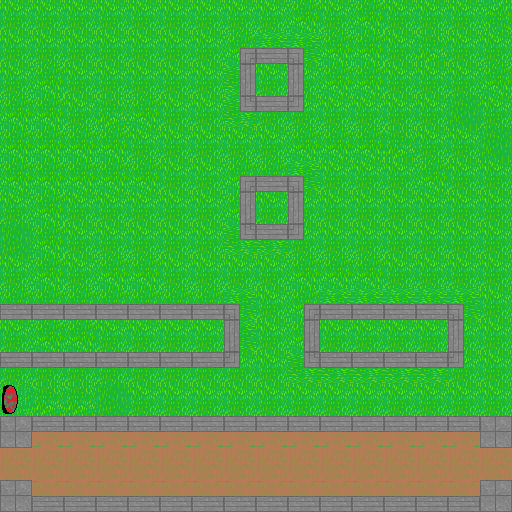

This is a level from a 2D game, rendered from its Tiled map with the project's own tilesets. A one-line summary and the map file follow, with tile-layer data summarised:
An orthogonal 16x16 tile map with 32x32 px tiles, 1 tile layer (Tile Layer 1), 3 tilesets.

<map version="1.0" orientation="orthogonal" width="16" height="16" tilewidth="32" tileheight="32">
 <tileset firstgid="1" name="TileSet1" tilewidth="32" tileheight="32">
  <image source="TileSet1.png" width="160" height="160" />
  <tile id="3">
   <properties>
    <property name="blocked" value="blocked" />
   </properties>
  </tile>
  <tile id="4">
   <properties>
    <property name="blocked" value="" />
   </properties>
  </tile>
  <tile id="9">
   <properties>
    <property name="blocked" value="" />
   </properties>
  </tile>
  <tile id="10">
   <properties>
    <property name="blocked" value="blocked" />
   </properties>
  </tile>
  <tile id="11">
   <properties>
    <property name="blocked" value="blocked" />
   </properties>
  </tile>
  <tile id="12">
   <properties>
    <property name="solid" value="" />
   </properties>
  </tile>
  <tile id="14">
   <properties>
    <property name="blocked" value="" />
   </properties>
  </tile>
  <tile id="15">
   <properties>
    <property name="blocked" value="" />
   </properties>
  </tile>
  <tile id="16">
   <properties>
    <property name="blocked" value="" />
   </properties>
  </tile>
  <tile id="17">
   <properties>
    <property name="blocked" value="" />
   </properties>
  </tile>
  <tile id="18">
   <properties>
    <property name="blocked" value="" />
   </properties>
  </tile>
 </tileset>
 <tileset firstgid="26" name="spawnPoint" tilewidth="32" tileheight="32">
  <image source="../img/spawnPoint.png" width="32" height="32" />
  <tile id="0">
   <properties>
    <property name="spawn" value="" />
   </properties>
  </tile>
 </tileset>
 <tileset firstgid="27" name="testui" tilewidth="32" tileheight="32">
  <image source="temp.png" width="160" height="160" />
  <tile id="0">
   <properties>
    <property name="blocked" value="" />
   </properties>
  </tile>
  <tile id="3">
   <properties>
    <property name="blocked" value="" />
   </properties>
  </tile>
  <tile id="10">
   <properties>
    <property name="blocked" value="" />
   </properties>
  </tile>
  <tile id="12">
   <properties>
    <property name="blocked" value="" />
   </properties>
  </tile>
 </tileset>
 <layer name="Tile Layer 1" width="16" height="16">
  <data>[256 cells, 256 non-empty, 9 distinct tile ids]</data>
 </layer>
</map>